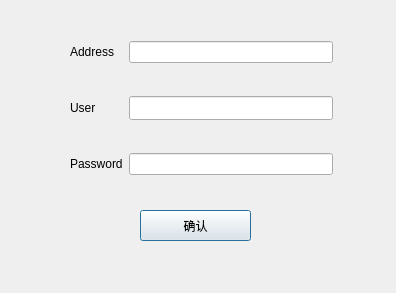
<?xml version="1.0" encoding="UTF-8"?>
<ui version="4.0">
 <class>LoginDialog</class>
 <widget class="QDialog" name="LoginDialog">
  <property name="geometry">
   <rect>
    <x>0</x>
    <y>0</y>
    <width>396</width>
    <height>293</height>
   </rect>
  </property>
  <property name="minimumSize">
   <size>
    <width>250</width>
    <height>200</height>
   </size>
  </property>
  <property name="maximumSize">
   <size>
    <width>500</width>
    <height>500</height>
   </size>
  </property>
  <property name="windowTitle">
   <string>Dialog</string>
  </property>
  <property name="sizeGripEnabled">
   <bool>false</bool>
  </property>
  <widget class="QPushButton" name="ensure_button">
   <property name="enabled">
    <bool>true</bool>
   </property>
   <property name="geometry">
    <rect>
     <x>140</x>
     <y>210</y>
     <width>111</width>
     <height>31</height>
    </rect>
   </property>
   <property name="text">
    <string>确认</string>
   </property>
  </widget>
  <widget class="QPushButton" name="close_button">
   <property name="geometry">
    <rect>
     <x>360</x>
     <y>10</y>
     <width>32</width>
     <height>26</height>
    </rect>
   </property>
   <property name="maximumSize">
    <size>
     <width>32</width>
     <height>32</height>
    </size>
   </property>
   <property name="autoFillBackground">
    <bool>true</bool>
   </property>
   <property name="styleSheet">
    <string notr="true"/>
   </property>
   <property name="text">
    <string/>
   </property>
   <property name="icon">
    <iconset resource="../res/icon.qrc">
     <normaloff>:/close/jurassic_close.svg</normaloff>:/close/jurassic_close.svg</iconset>
   </property>
   <property name="iconSize">
    <size>
     <width>24</width>
     <height>24</height>
    </size>
   </property>
   <property name="autoDefault">
    <bool>true</bool>
   </property>
   <property name="flat">
    <bool>true</bool>
   </property>
  </widget>
  <widget class="QWidget" name="">
   <property name="geometry">
    <rect>
     <x>70</x>
     <y>41</y>
     <width>263</width>
     <height>134</height>
    </rect>
   </property>
   <layout class="QGridLayout" name="gridLayout">
    <item row="0" column="1">
     <widget class="QLineEdit" name="address_input"/>
    </item>
    <item row="2" column="1">
     <widget class="QLineEdit" name="user_input">
      <property name="minimumSize">
       <size>
        <width>0</width>
        <height>24</height>
       </size>
      </property>
     </widget>
    </item>
    <item row="0" column="0">
     <widget class="QLabel" name="address_label">
      <property name="text">
       <string>Address</string>
      </property>
     </widget>
    </item>
    <item row="4" column="1">
     <widget class="QLineEdit" name="password_input"/>
    </item>
    <item row="3" column="0">
     <spacer name="verticalSpacer">
      <property name="orientation">
       <enum>Qt::Vertical</enum>
      </property>
      <property name="sizeHint" stdset="0">
       <size>
        <width>17</width>
        <height>22</height>
       </size>
      </property>
     </spacer>
    </item>
    <item row="4" column="0">
     <widget class="QLabel" name="password_label">
      <property name="text">
       <string>Password</string>
      </property>
     </widget>
    </item>
    <item row="2" column="0">
     <widget class="QLabel" name="user_label">
      <property name="text">
       <string>User</string>
      </property>
     </widget>
    </item>
    <item row="1" column="0">
     <spacer name="verticalSpacer_2">
      <property name="orientation">
       <enum>Qt::Vertical</enum>
      </property>
      <property name="sizeHint" stdset="0">
       <size>
        <width>17</width>
        <height>21</height>
       </size>
      </property>
     </spacer>
    </item>
   </layout>
  </widget>
 </widget>
 <resources>
  <include location="../res/icon.qrc"/>
 </resources>
 <connections>
  <connection>
   <sender>close_button</sender>
   <signal>clicked()</signal>
   <receiver>LoginDialog</receiver>
   <slot>close()</slot>
   <hints>
    <hint type="sourcelabel">
     <x>375</x>
     <y>22</y>
    </hint>
    <hint type="destinationlabel">
     <x>197</x>
     <y>146</y>
    </hint>
   </hints>
  </connection>
 </connections>
</ui>
